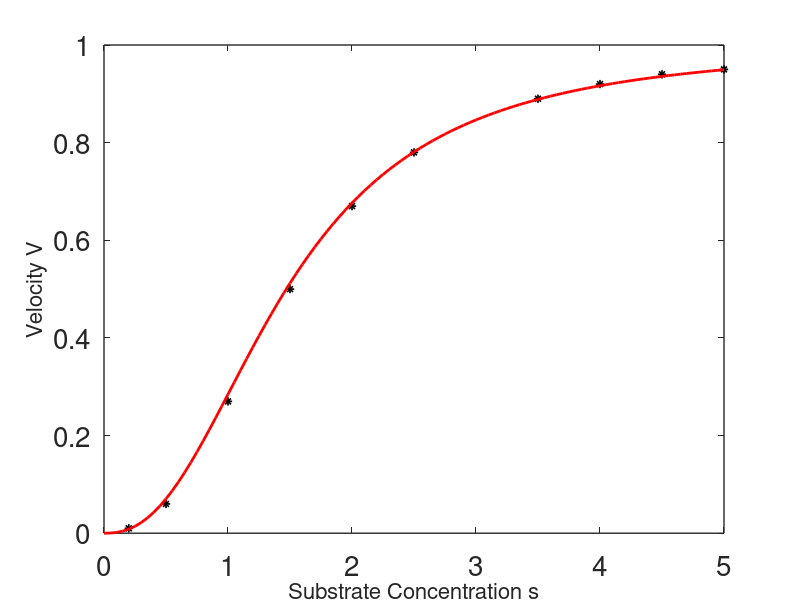
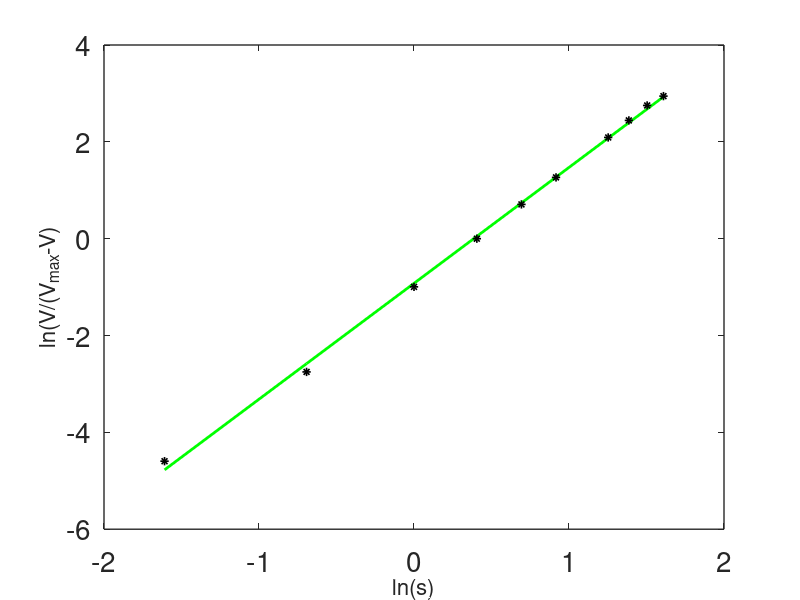

The MATLAB source for these figures, in order:
clear all
close all
clc

set(0,                           ...
   'defaultaxesfontsize', 20,   ...
   'defaultaxeslinewidth', 1.0, ...
   'defaultlinelinewidth', 1.2, ...
   'defaultpatchlinewidth', 0.7);
   
S=[.2;.5;1;1.5;2;2.5;;3.5;4;4.5;5];
enop=2.5;
KM=1.5;
VD=S.^enop./(KM^enop+S.^enop);
vmax = 1;
V=[.01;.060;.27;.50;.67;.78;.89;.92;.94;.95];
G=log(V./(1-V));
ls=log(S);
N=10;
A=[ones(1,N)',ls];
B=transpose(A)*A;
c=transpose(A)*G;
b=B\c;
s=[0:100]/20;
n=b(2);
km = exp(-b(1));
gv=s.^n./(s.^n+km);
figure(1);
plot(S,V,'k*',s,gv,'r','linewidth',2)
xlabel('Substrate Concentration s','fontsize',16)
ylabel('Velocity V','fontsize',16)

f=b(2)*ls+b(1);
figure(2);
plot(ls,f,'g','linewidth',2)
hold on
plot(ls,G,'k*')
xlabel('ln(s)','fontsize',16);
ylabel('ln(V/(V_{max}-V)','fontsize',16)
Km=exp(-b(1)/b(2))
